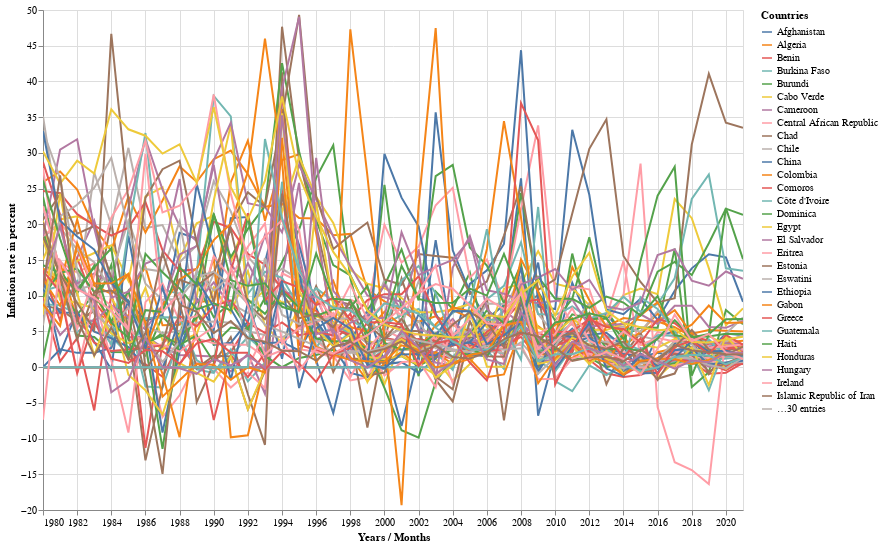

Here is the notebook cell this chart was saved with:
### Code cell
#hide-input
ecb.plot_altair_legend_selectable(df_moderateinflation, 
                                  'Years / Months', 
                                  'Inflation rate in percent', 
                                  'Countries',
                                   700,
                                   500)

### Figure 1 — Vega-Lite specification as saved in the notebook (floating-point values rounded to 4 significant figures; data arrays with more than 128 entries replaced by an {"elided": "..."} marker saying what was removed)
{"config": {"view": {"continuousWidth": 400, "continuousHeight": 300}}, "data": {"name": "data-43ac8c56beba11c6b776aab3c2c9f22a"}, "mark": "line", "encoding": {"color": {"type": "nominal", "field": "Countries"}, "opacity": {"condition": {"value": 1, "selection": "selector009"}, "value": 0.2}, "tooltip": [{"type": "quantitative", "field": "Inflation rate in percent"}, {"type": "nominal", "field": "Countries"}], "x": {"type": "temporal", "field": "Years / Months"}, "y": {"type": "quantitative", "field": "Inflation rate in percent"}}, "height": 500, "selection": {"selector009": {"type": "multi", "fields": ["Countries"], "bind": "legend"}, "selector010": {"type": "interval", "bind": "scales", "encodings": ["x", "y"]}}, "width": 700, "$schema": "https://vega.github.io/schema/vega-lite/v4.8.1.json", "datasets": {"data-43ac8c56beba11c6b776aab3c2c9f22a": {"elided": "2478 records"}}}
